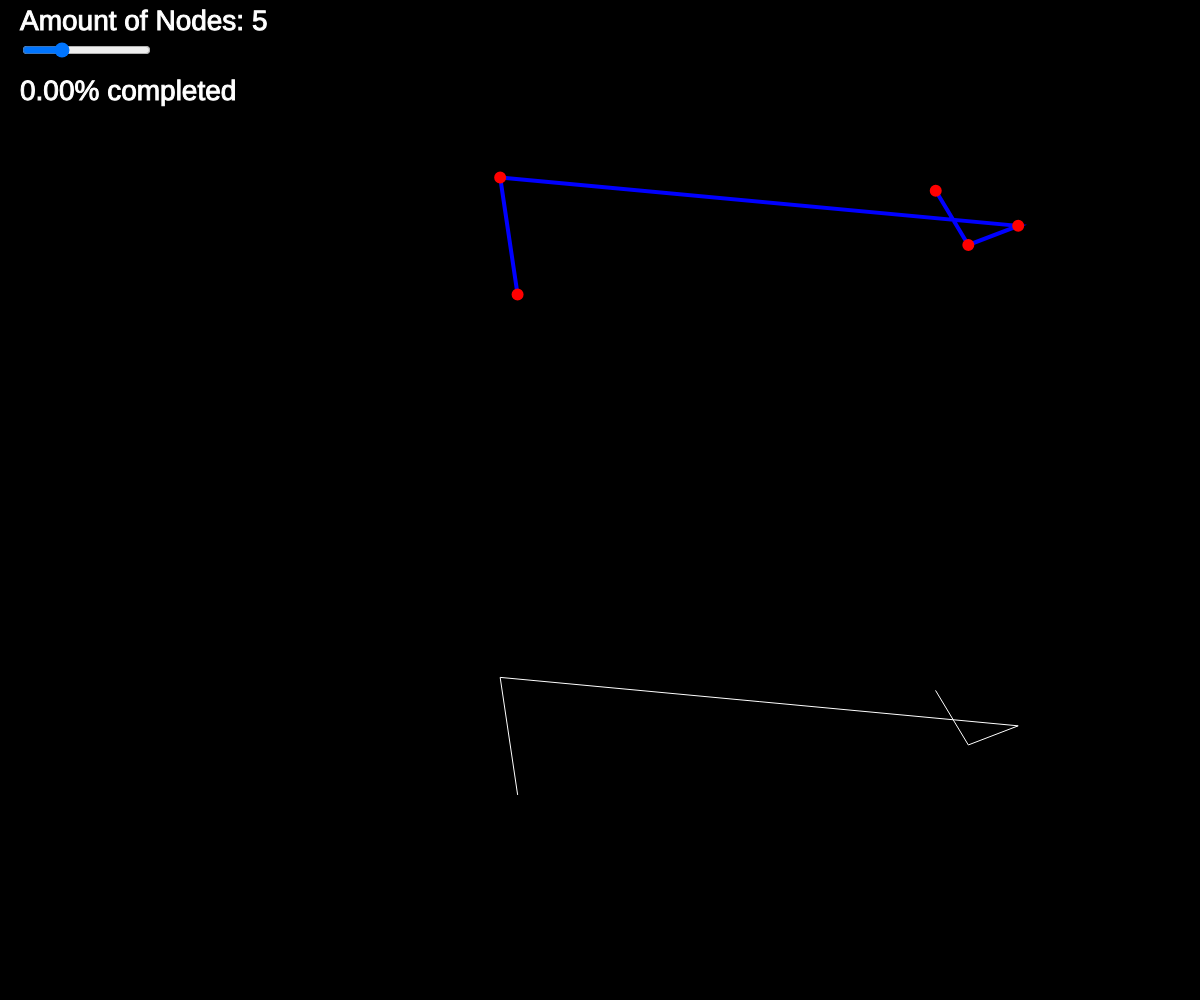
Frame 1 (no input)
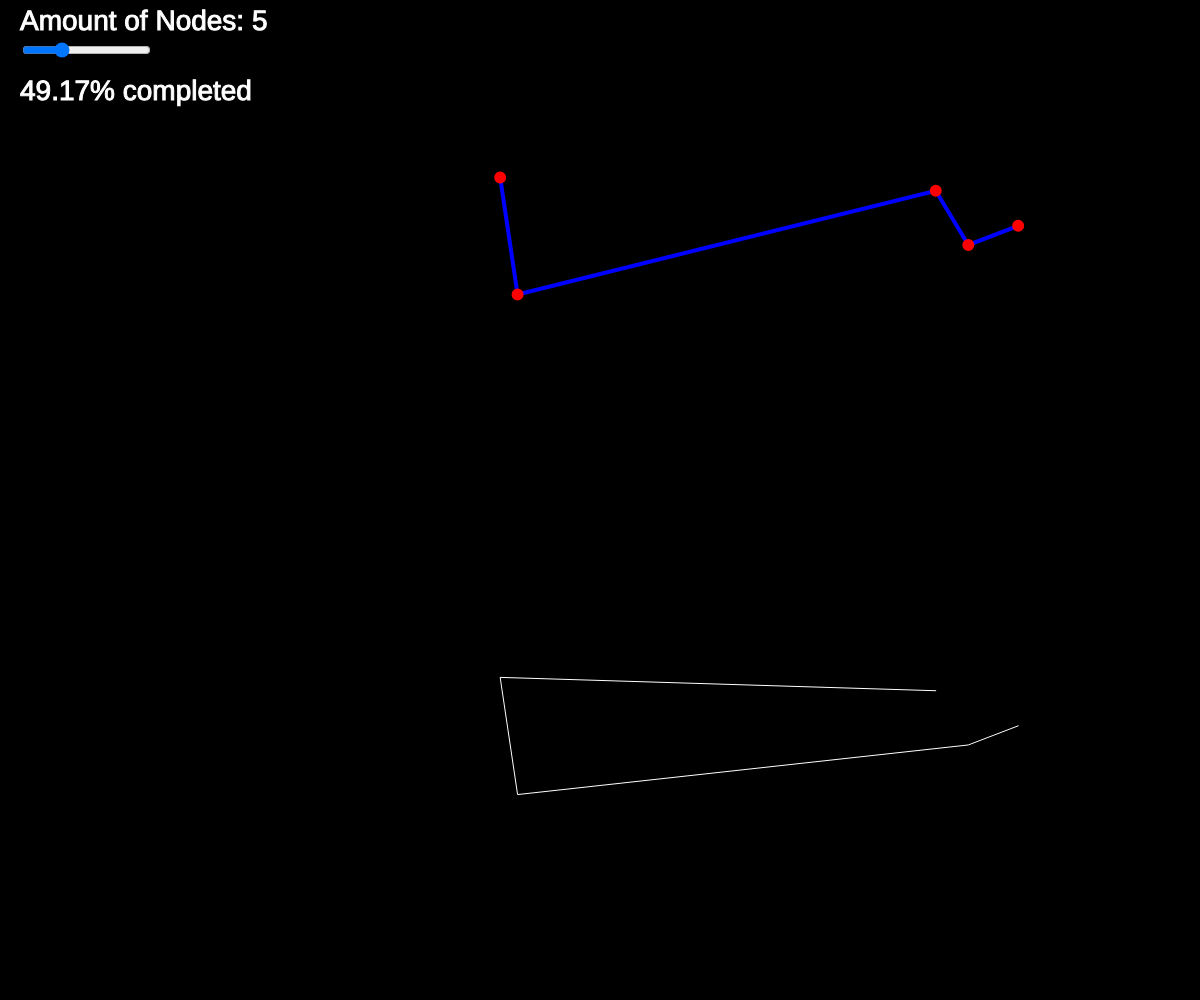
Frame 60 (no input)
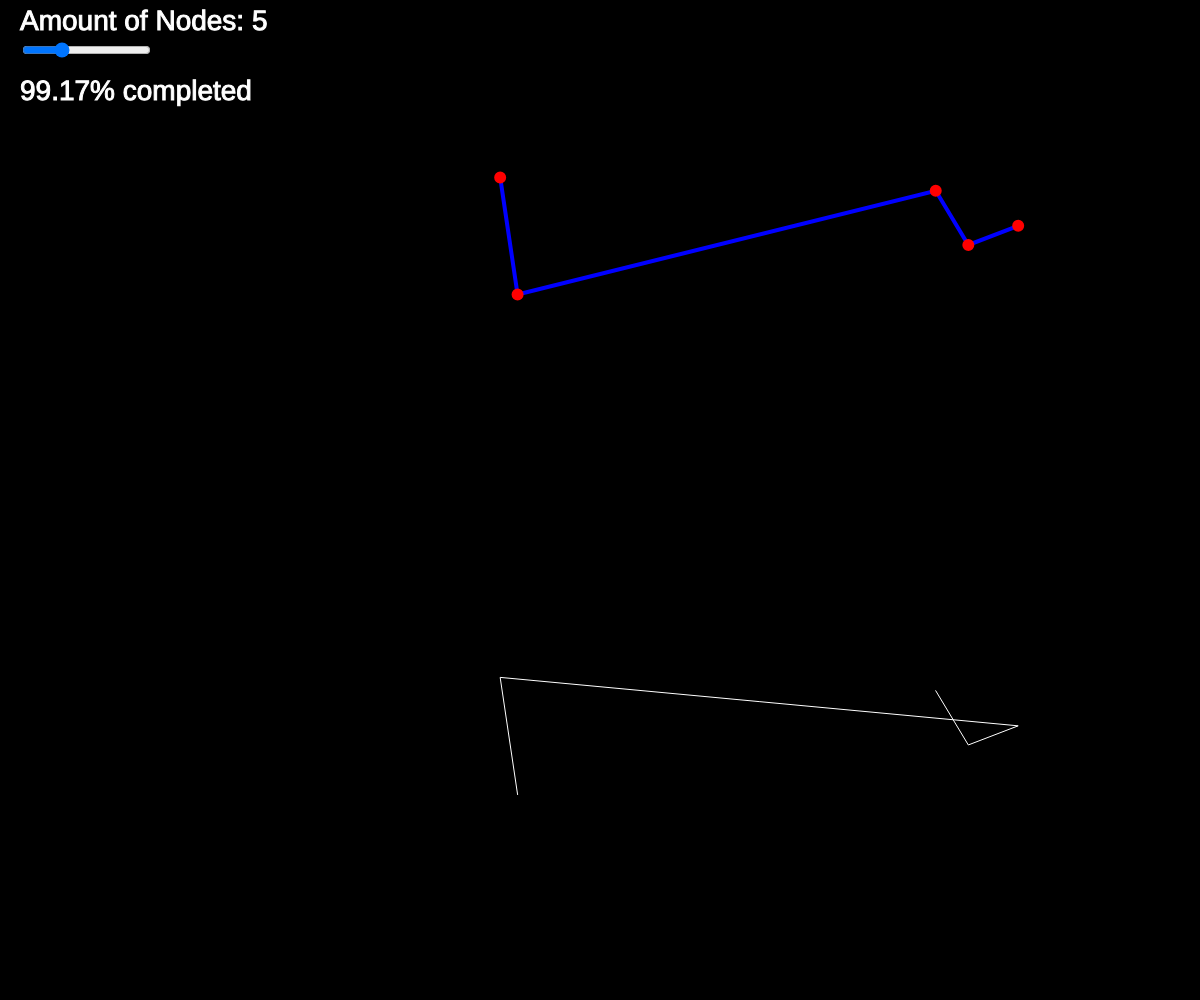
Frame 120 (the mouse pressed at the canvas centre since frame 60)

The p5.js sketch that drew these frames (run headless with seeded random() and noise() and a simulated clock; from frame 60 on, the mouse is pressed at the canvas centre):

// p5.js sketch
// ── sketch.js
let steden = [];
let aantal = 5;

let volgorde = [];

let aantalMogelijkheden;
let teller = 0;


let besteAfstand;
let besteOoit;

let slider;
let tekst = "Amount of Nodes: ";

let XOFFSET = 275;
let YOFFSET = 110;

function setup() {
  createCanvas(windowWidth, windowHeight);
  //zorg dat de scrollbar weg is
  document.documentElement.style.overflow = 'hidden';
  document.body.scroll = "no";

  for (let i = 0; i < aantal; i++) {
    let x = random(XOFFSET, width);
    let y = random(YOFFSET, height / 2);
    let v = createVector(x, y);
    steden[i] = v;
    volgorde[i] = i;
  }

  let afstand = berekenAfstand(steden, volgorde);
  besteAfstand = afstand;
  besteOoit = volgorde.slice();

  aantalMogelijkheden = faculteit(aantal);

  slider = createSlider(3, 10, 5, 1);
  slider.position(20, 40);
}

function draw() {
  background(0);

  stroke(0, 0, 255);
  strokeWeight(4);
  noFill();
  beginShape();
  for (let i = 0; i < volgorde.length; i++) {
    let n = besteOoit[i];
    vertex(steden[n].x, steden[n].y);
  }
  endShape();

  fill(255, 0, 0);
  stroke(255, 0, 0);
  for (let i = 0; i < steden.length; i++) {
    ellipse(steden[i].x, steden[i].y, 8, 8);
  }

  push();
  translate(0, height / 2);
  stroke(255);
  strokeWeight(1);
  noFill();
  beginShape();
  for (let i = 0; i < volgorde.length; i++) {
    let n = volgorde[i];
    vertex(steden[n].x, steden[n].y);
  }
  endShape();



  let afstand = berekenAfstand(steden, volgorde);
  if (afstand < besteAfstand) {
    besteAfstand = afstand;
    besteOoit = volgorde.slice();
  }

  textSize(28);
  fill(255);
  let procent = 100 * (teller / aantalMogelijkheden);
  if(procent > 100) procent = 100;
  text(nf(procent, 0, 2) + "% completed", 20, - height / 2 + 100);

  textSize(28);
  stroke(255);
  strokeWeight(1);
  fill(255);
  text(tekst + slider.value(), 20, - height / 2 + 30);
  pop();
  if(slider.value() != aantal) {
    aantal = slider.value();
    reset();
  }

  volgendeLexicon();
}

function reset() {
  steden = [];
  volgorde = [];
  teller = 0;
  for (let i = 0; i < aantal; i++) {
    let x = random(XOFFSET, width);
    let y = random(YOFFSET, height / 2);
    let v = createVector(x, y);
    steden[i] = v;
    volgorde[i] = i;
  }

  let afstand = berekenAfstand(steden, volgorde);
  besteAfstand = afstand;
  besteOoit = volgorde.slice();

  aantalMogelijkheden = faculteit(aantal);
}

function wissel(a, i, j) {
  let tijdelijk = a[i];
  a[i] = a[j];
  a[j] = tijdelijk;
}


function berekenAfstand(punten, volgorde) {
  let som = 0;
  for (let i = 0; i < volgorde.length - 1; i++) {
    let indexStadA = volgorde[i];
    let stadA = punten[indexStadA];
    let indexStadB = volgorde[i + 1];
    let stadB = punten[indexStadB];
    let d = dist(stadA.x, stadA.y, stadB.x, stadB.y);
    som += d;
  }
  return som;
}
function volgendeLexicon() {
  teller++;
  // STAP 1
  let grootsteI = -1;
  for (let i = 0; i < volgorde.length - 1; i++) {
    if (volgorde[i] < volgorde[i + 1]) {
      grootsteI = i;
    }
  }
  if (grootsteI == -1) {
    return;
  }

  // STAP 2
  let grootsteJ = -1;
  for (let j = 0; j < volgorde.length; j++) {
    if (volgorde[grootsteI] < volgorde[j]) {
      grootsteJ = j;
    }
  }

  // STAP 3
  wissel(volgorde, grootsteI, grootsteJ);

  // STAP 4
  let eindeArray = volgorde.splice(grootsteI + 1);
  eindeArray.reverse();
  volgorde = volgorde.concat(eindeArray);
}

function faculteit(n) {
  if (n == 1) {
    return 1;
  } else {
    return n * faculteit(n - 1);
  }
}
